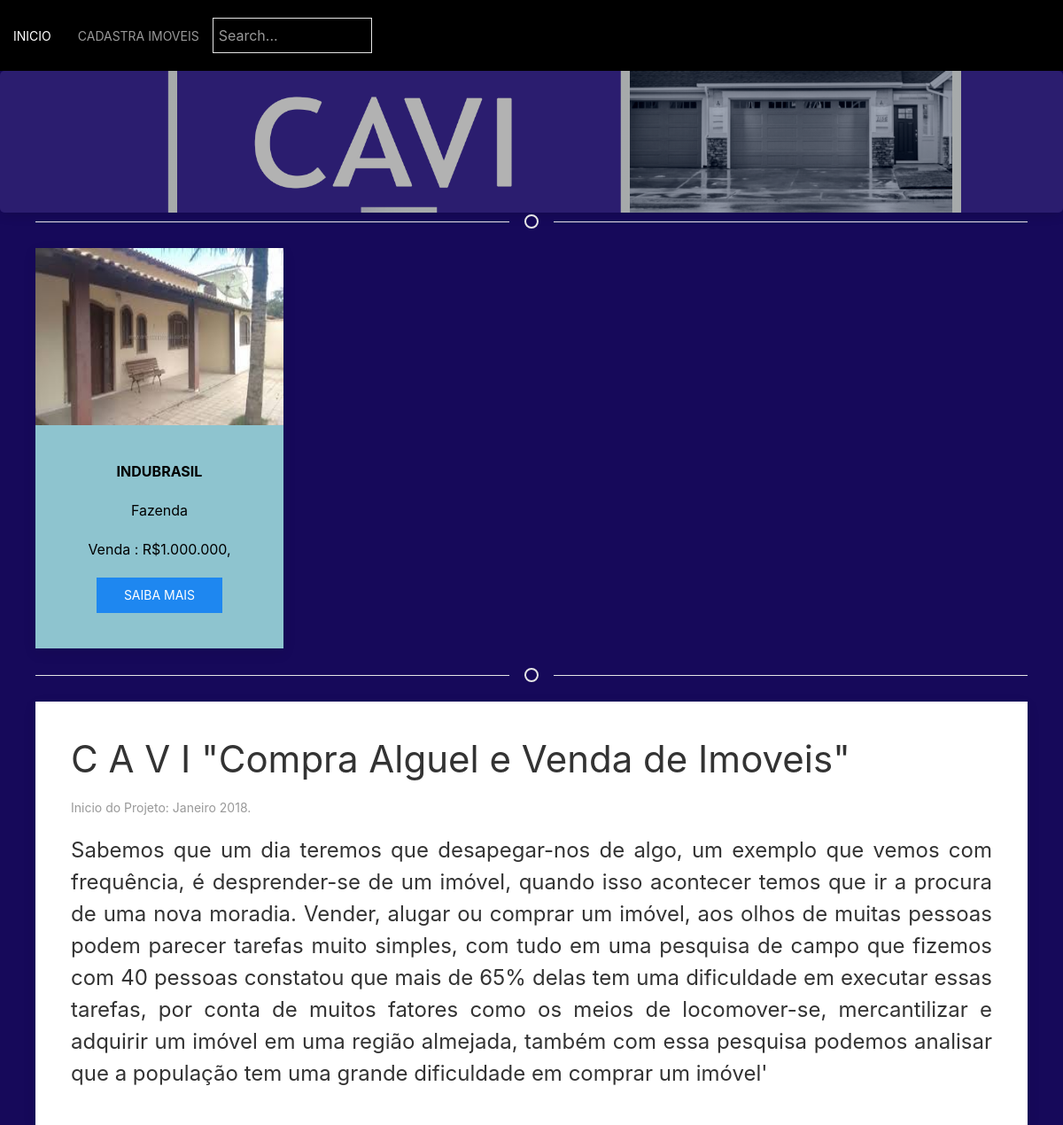
/BD/index.php?filtro=Indubrasil, run on the app's committed database.
### tables this page shows
CREATE TABLE `imoveis` (
  `id_imovel` int(11) NOT NULL,
  `nome_do_vendedor` varchar(50) DEFAULT NULL,
  `bairro` varchar(20) DEFAULT NULL,
  `rua` varchar(50) DEFAULT NULL,
  `numero` varchar(6) DEFAULT NULL,
  `telefone` varchar(16) DEFAULT NULL,
  `imagem` varchar(30) DEFAULT NULL,
  `categoria` varchar(17) DEFAULT NULL,
  `tipo_de_anuncio` varchar(10) DEFAULT NULL,
  `valor` varchar(10) DEFAULT NULL,
  `descricao` varchar(250) DEFAULT NULL,
  `email` varchar(70) DEFAULT NULL
);

### BD/index.php (the view, shortened to what this page needs)
<?php
	include_once("includes/processos_php/conexao.php");
?>
<!DOCTYPE html>
<html>
	<head>
		<?php
			include_once 'head.php';
		?>
	</head>
	<body class="uk-img">
		<?php
			include_once 'menu.php';
		?>
		<div class="card-category" style="background-image: linear-gradient(rgba(0,0,0,0.3), rgba(0,0,0,0.3)), url(IMAGENS/banner2.png)">
		</div>
		<div class="uk-container">
			<hr class="uk-divider-icon">
			<div class="uk-child-width-1-2@s uk-child-width-1-4@m uk-text-center" uk-grid>
				<?php
					$filtro = isset($_GET['filtro'])?$_GET['filtro']:"";
					$sql = "SELECT * FROM imoveis where bairro like '%$filtro%'";
					$consulta = mysqli_query($conexao,$sql);
					while ($exibirRegistros = mysqli_fetch_array($consulta)) {
				?>
					<div>
				        <div>
				        	<div class="uk-card uk-card-red">
					            <div class="uk-card-media-top">
					                <img src="includes/processos_php/foto/<?php echo $exibirRegistros["imagem"]; ?>" style="width:100%;height: 200px;">
					            </div>
					            <div class="uk-card-body">
					                <p class="uk-text-bold uk-text-truncate" ><?php echo mb_strtoupper($exibirRegistros["bairro"]); ?></p>
					                <p><?php echo $exibirRegistros["categoria"]; ?></p>
					                <p class="uk-text-truncate">
					                	<?php echo $exibirRegistros["tipo_de_anuncio"]; ?> : R$<?php echo $exibirRegistros["valor"]; ?>
					                </p>
					                	<a href="imovel.php?id=<?php echo $exibirRegistros['id_imovel']; ?>" class="uk-button uk-button-primary">Saiba Mais</a>
					            </div>
			        		</div>
			    		</div>
				    </div>
			<?php } ?>
		</div>
		<hr class="uk-divider-icon">
		<div class="uk-container uk-margin">
				<article class="uk-article uk-card uk-card-default uk-card-body">
				    <h1 class="uk-article-title"><a class="uk-link-reset" href="">C A V I "Compra Alguel e Venda de Imoveis"</a></h1>
				    <p class="uk-article-meta">Inicio do Projeto: Janeiro 2018.<p>
				    <p class="uk-text-lead uk-text-justify">Sabemos que um dia teremos que desapegar-nos de algo, um exemplo que vemos com frequência, é desprender-se de um imóvel, quando isso acontecer temos que ir a procura de uma nova moradia. Vender, alugar ou comprar um imóvel, aos olhos de muitas pessoas podem parecer tarefas muito simples, com tudo em uma pesquisa de campo que fizemos com 40 pessoas constatou que mais de 65% delas tem uma dificuldade em executar essas tarefas, por conta de muitos fatores como os meios de locomover-se, mercantilizar e adquirir um imóvel em uma região almejada, também com essa pesquisa podemos analisar que a população tem uma grande dificuldade em comprar um imóvel'</p>
				</article>
				</div>
	</div>
	</body>
</html>

### BD/includes/uikit/css/addon-uikit.css (style rules this page uses)
.card-category { background-size: cover; background-position: center; height: 160px; display: flex; justify-content: center; align-items: center; color: white; font-size: 24px; font-weight: bold; text-shadow: 1px 1px 3px rgba(0,0,0,0.2); border-radius: 5px; box-shadow: 0 0 15px rgba(0,0,0,0.2); }

### data on the page
imoveis: imagem (picture), bairro "INDUBRASIL", categoria "Fazenda", tipo_de_anuncio "Venda", valor "1.000.000,"
